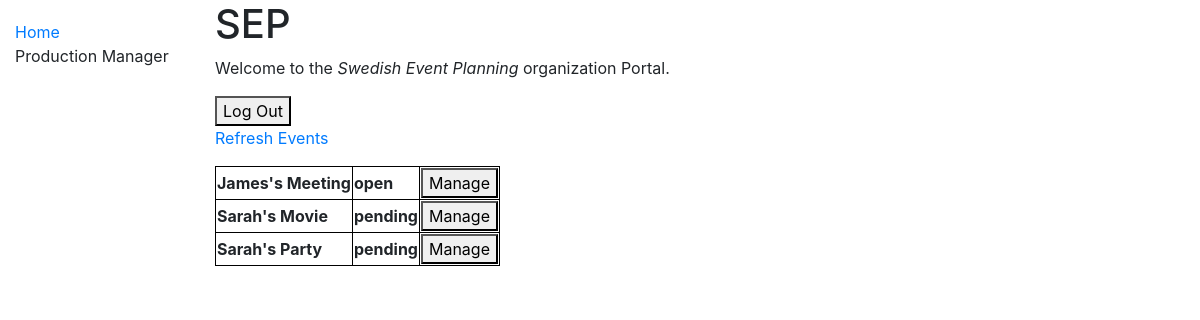
Screenshot of / (signed in) with the database file from the repository.
### SEP/models.py (models this page shows)
class Event(models.Model):
    client = models.ForeignKey(Client, on_delete=models.CASCADE)
    event_type = models.CharField(max_length=200)
    description = models.CharField(max_length= 1000)
    attendees = models.IntegerField(default=0)
    expected_budget = models.IntegerField(default=0)
    from_date = models.DateTimeField('From')
    to_date = models.DateTimeField('To')
    decorations = models.CharField(max_length=500)
    film_and_photos = models.CharField(max_length=500)
    posters_art = models.CharField(max_length=500)
    food_drinks = models.CharField(max_length=500)
    music = models.CharField(max_length=500)
    computers = models.CharField(max_length=500)
    other = models.CharField(max_length=500)
    status = models.CharField(max_length=20)
    def __str__(self):
        return  '%s\'s %s' % (self.client, self.event_type)

class Client(models.Model):
    client_name = models.CharField(max_length=50)
    organized_events = models.IntegerField(default=0)
    def __str__(self):
    	return self.client_name

### SEP/views.py (the view)
# urls.py: path('', views.index, name='index'),
def index(request):
	num_visits = request.session.get('num_visits', 0)
	if (request.user.groups.filter(name='CS Manager').exists()):
		return get_pending_events(request)
	elif (request.user.groups.filter(name='Financial Manager').exists()):
		return get_cs_accepted_events(request)
	elif (request.user.groups.filter(name='Administration Manager').exists()):
		return get_fin_accepted_events(request)
	elif (request.user.groups.filter(name='Production Manager').exists() or
		request.user.groups.filter(name='Services Manager').exists()):
		return show_events(request)
	elif (request.user.groups.filter(name='Chef').exists() or
		request.user.groups.filter(name='Computer').exists() or
		request.user.groups.filter(name='Decoration').exists() or
		request.user.groups.filter(name='Graphic Design').exists() or
		request.user.groups.filter(name='Music').exists() or
		request.user.groups.filter(name='Photography').exists() or
		request.user.groups.filter(name='Waiter').exists()):
		return get_tasks(request)
	else:
		return render(
			request,
			'index.html'
		)

### SEP/views.py (called while the page is built)
def show_events(request):
	all_events = Event.objects.all()
	for event in all_events:
		print(str(event) + " " + event.status)
		update_event_status(event.pk)
	event_pending = Event.objects.exclude(status="finished")
	return render(
		request,
		'index.html',
		context={'event_pending': event_pending},
		)

def update_event_status(event_id):
	event = Event.objects.get(pk=event_id)
	tasks = Task.objects.filter(project=event)
	finish = False
	all_finish = True
	event_status = "pending"
	for sample in tasks:
		if sample.status == "blocked" :
			event_status = sample.status
			finish = False
			all_finish = False
			break
		elif sample.status == "in progress" :
			event_status = sample.status
			all_finish = False
			finish = False
		elif sample.status == "assigned"  and event_status != 'in progress' :
			event_status = "open"
			all_finish = False
			finish = False
		elif sample.status == "finished" and all_finish :
			finish = True
	if finish:
		event.status = "finished"
		client_id = event.client
		client_id.organized_events = client_id.organized_events + 1
		client_id.save()
		for sample in tasks:
			sample.delete()
	else:
		event.status = event_status
	event.save()

### templates/index.html (shortened to what this page needs)
{% extends "base_generic.html" %}
{% block content %}
<h1>SEP</h1>
<p>Welcome to the <em>Swedish Event Planning</em> organization Portal.</p>
{% if not user.is_authenticated %}
	<form method="post" action="{% url 'login' %}">
	  {% csrf_token %}
	  {{ form.as_p }}
	  <button type="submit">Log In</button>
	</form>
{% else %}
<form method="post" action="{% url 'logout' %}">
	  <button type="submit">Log Out</button>
	</form>
{% if user.groups.all.0.name == 'Production Manager' or  user.groups.all.0.name == 'Services Manager'%}
<p><a href="{% url 'events_progress' %}">Refresh Events</a></p>
{%if event_pending%}
<table>
{% for event in event_pending %}
	<tr>
		<th>{{ event.client }}'s {{ event.event_type }}</th>
		<th>{{ event.status }}</th>
		<th><form method="get" action="{% url 'start_event' %}">
		<button type="submit" name = "event_pk" value="{{ event.pk }}">Manage</button>
		</form></th>
	</tr>
{% endfor %}
</table>
{%else %}
<p> No events to show </p>
{%endif %}
{% endif %}
{% endif %}
{% endblock %}

### templates/base_generic.html (shortened to what this page needs)
<!DOCTYPE html>
<html lang="en">
<head>
  <link rel="stylesheet" href="https://stackpath.bootstrapcdn.com/bootstrap/4.1.3/css/bootstrap.min.css">
  {% load static %}
  <link rel="stylesheet" href="{% static 'styles.css' %}">
</head>
<body>
<div class="container-fluid">
<div class="row">
  <div class="col-sm-2">
  {% block sidebar %}
  <ul class="sidebar-nav">
   {% if user.is_authenticated %}
     <li>  <a href="/">Home</a>
     <li> <p>{{user.groups.all.0.name}}</p> </li>
   {% endif %}
  </ul>
{% endblock %}
  </div>
  <div class="col-sm-10 ">
  {% block content %}{% endblock %}
  </div>
</div>
</div>
</body>
</html>

### static/styles.css (style rules this page uses)
.sidebar-nav { margin-top: 20px; padding: 0; list-style: none; }
table, th, td { border: 1px solid black; }

### rows the page displays
Event: client "James", event_type "Meeting", status "open", {{ event.pk }} 9 (drawn)
Event: client "Sarah", event_type "Movie", status "pending", {{ event.pk }} 10 (drawn)
Event: client "Sarah", event_type "Party", status "pending", {{ event.pk }} 11 (drawn)

### other values shown
{{ user.groups.all.0.name }} "Production Manager"
